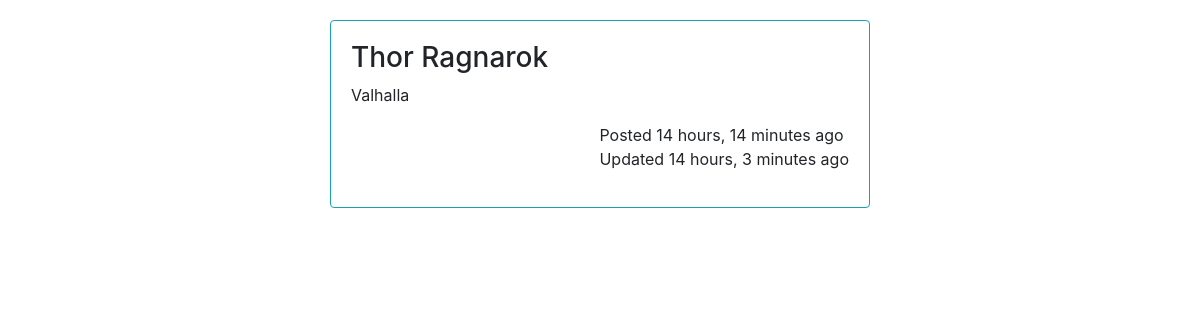
The app's page /1/, older data.
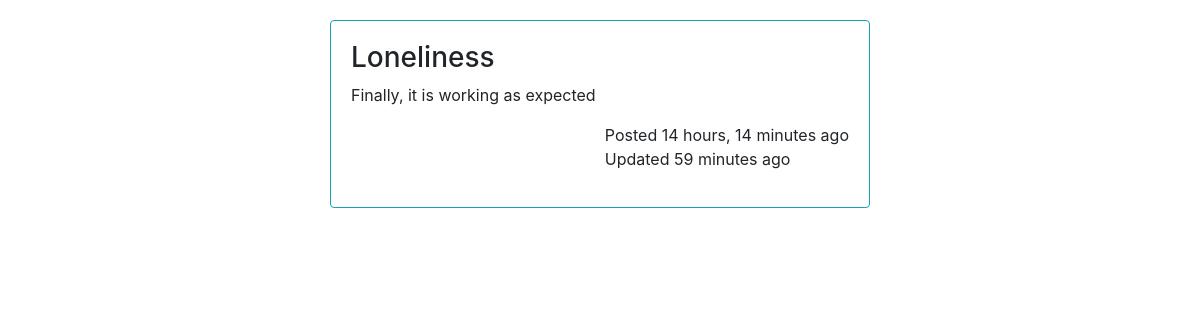
The same page, newer data.
### blog/models.py (models this page shows, shortened)
class Post(models.Model):
    title = models.CharField(max_length=100)
    content = models.TextField()
    time_stamp = models.DateTimeField(auto_now_add=True)
    updated = models.DateTimeField(auto_now=True)

### blog/views.py (the view)
# urls.py: path('<int:pk>/', views.DetailView.as_view(), name='details'),
class DetailView(generic.DetailView):
    model = Post
    template_name = 'blog/detail.html'
    context_object_name = 'post'

### blog/templates/blog/detail.html
{% extends 'blog/base.html' %}
{% block content %}
<div class="container" style="margin-top: 20px;">
    <div class="row">
        <div class="col-md-3"></div>
        <div class="col-md-6">
            <div class="card border-info mb-3">
                <div class="card-body">
                    <h3>{{post.title}}</h3>
                    <p>{{post.content}}</p>
                    <p style="float: right;">Posted {{post.time_stamp|timesince}} ago</br>Updated {{post.updated|timesince}} ago</p>
                </div>
            </div>
        </div>
        <div class="col-md-3"></div>
    </div>
</div>
{% endblock %}

Row changes from the older to the newer data that the page shows:
changed Post: title "Thor Ragnarok" → "Loneliness"; content "Valhalla" → "Finally, it is working as expected"; updated "14 hours, 3 minutes" → "59 minutes"
